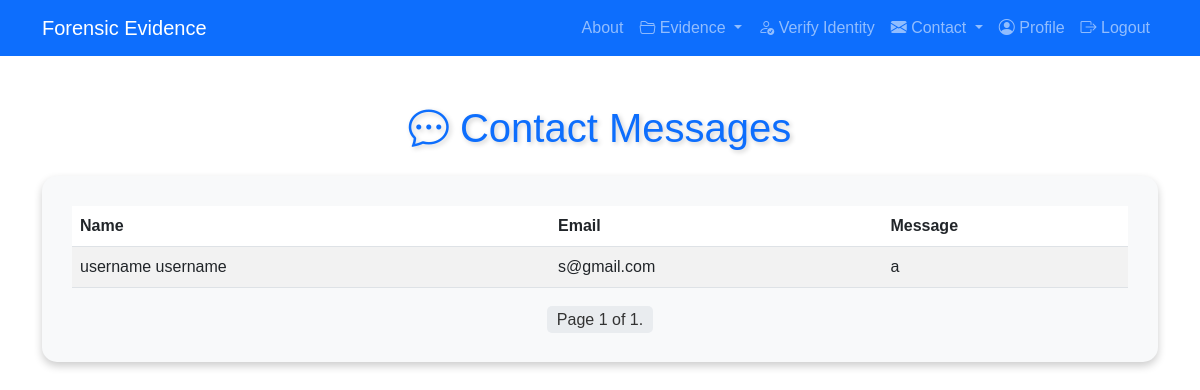
The app's page /contactView/ (signed in), older data.
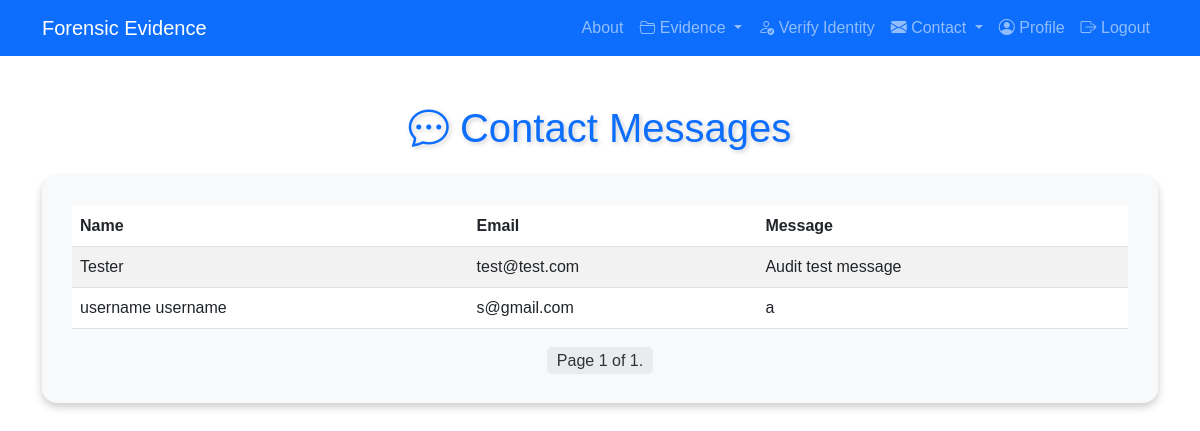
The same page, newer data.
### accounts/models.py (models this page shows, shortened)
class Contact(models.Model):
    name = models.CharField(max_length=100)
    email = models.EmailField()
    message = models.TextField()

### accounts/views.py (the view)
# urls.py: path('contactView/', contact_view, name='contactView'),
@login_required
def contact_view(request):
    contacts_list = Contact.objects.all().order_by('-id')
    paginator = Paginator(contacts_list, 10)
    page_number = request.GET.get('page')
    page_obj = paginator.get_page(page_number)
    return render(request, 'contact/contactView.html', {'page_obj': page_obj})

### templates/contact/contactView.html (shortened to what this page needs)
{% extends 'base.html' %}
{% block content %}
<div class="container mt-5">
    <h1 class="text-center text-primary mb-4" style="text-shadow: 2px 2px 5px rgba(0, 0, 0, 0.2);">
        <i class="bi bi-chat-dots"></i> Contact Messages
    </h1>
    <div class="table-container">
        <table class="table table-striped">
            <thead>
                <tr>
                    <th>Name</th>
                    <th>Email</th>
                    <th>Message</th>
                </tr>
            </thead>
            <tbody>
                {% for contact in page_obj %}
                <tr>
                    <td>{{ contact.name }}</td>
                    <td>{{ contact.email }}</td>
                    <td>{{ contact.message }}</td>
                </tr>
                {% empty %}
                <tr>
                    <td colspan="3">No contact messages found.</td>
                </tr>
                {% endfor %}
            </tbody>
        </table>
        <div class="pagination">
            <span class="step-links">
                <span class="current">
                    Page {{ page_obj.number }} of {{ page_obj.paginator.num_pages }}.
                </span>
            </span>
        </div>
    </div>
</div>
{% endblock %}

### templates/base.html (shortened to what this page needs)
{% load static %}
<!DOCTYPE html>
<html lang="en">
<head>
    <link href="https://cdn.jsdelivr.net/npm/bootstrap-icons/font/bootstrap-icons.css" rel="stylesheet">
    <link href="https://cdn.jsdelivr.net/npm/bootstrap@5.3.0-alpha1/dist/css/bootstrap.min.css" rel="stylesheet">
    <link rel="stylesheet" href="{% static 'css/style.css' %}">
</head>
<body>
<nav class="navbar navbar-expand-lg navbar-dark bg-primary">
    <div class="container">
        <a class="navbar-brand" href="/">Forensic Evidence</a>
        <div class="collapse navbar-collapse" id="navbarNav">
            <ul class="navbar-nav ms-auto">
                {% if user.is_authenticated %}
                    <li class="nav-item">
                        <a class="nav-link" href="{% url 'about' %}">About</a>
                    </li>
                    <li class="nav-item dropdown">
                        <a class="nav-link dropdown-toggle" href="#" id="evidenceDropdown" role="button" data-bs-toggle="dropdown" aria-expanded="false">
                            <i class="bi bi-folder2-open"></i> Evidence
                        </a>
                    </li>
                    <li class="nav-item">
                        <a class="nav-link" href="{% url 'verify_input' %}">
                            <i class="bi bi-person-check"></i> Verify Identity
                        </a>
                    </li>
                    <li class="nav-item dropdown">
                        <a class="nav-link dropdown-toggle" href="#" id="contactDropdown" role="button" data-bs-toggle="dropdown" aria-expanded="false">
                            <i class="bi bi-envelope-fill"></i> Contact
                        </a>
                    </li>
                    <li class="nav-item">
                        <a class="nav-link" href="{% url 'view_profile' %}"><i class="bi bi-person-circle"></i> Profile</a>
                    </li>
                    <li class="nav-item">
                        <a class="nav-link" href="{% url 'logout' %}"><i class="bi bi-box-arrow-right"></i> Logout</a>
                    </li>
                {% else %}
                    <li class="nav-item">
                        <a class="nav-link" href="{% url 'login' %}"><i class="bi bi-box-arrow-in-right"></i> Login</a>
                    </li>
                {% endif %}
            </ul>
        </div>
    </div>
</nav>
    {% block content %}{% endblock %}
</body>
</html>

### static/css/style.css (style rules this page uses)
body { background-color: #f8f9fa; }

### templates/base.html (style rules this page uses)
body { font-family: 'Arial', sans-serif; background-color: white; color: #333; }

### templates/contact/contactView.html (style rules this page uses)
.table-container { background-color: #f8f9fa; border-radius: 15px; padding: 30px; box-shadow: 0px 4px 8px rgba(0, 0, 0, 0.2); }
.table th, .table td { vertical-align: middle; }
.pagination { display: flex; justify-content: center; margin-top: 20px; }
.pagination .current { margin: 0 5px; padding: 5px 10px; border-radius: 5px; background-color: #e9ecef; }

Row changes from the older to the newer data that the page shows:
added Contact: name "Tester", email "test@test.com", message "Audit test message"
